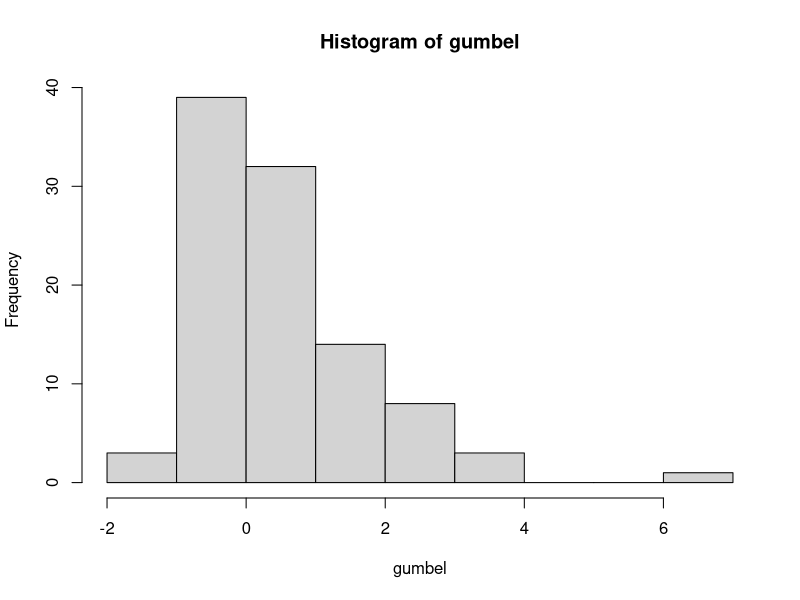
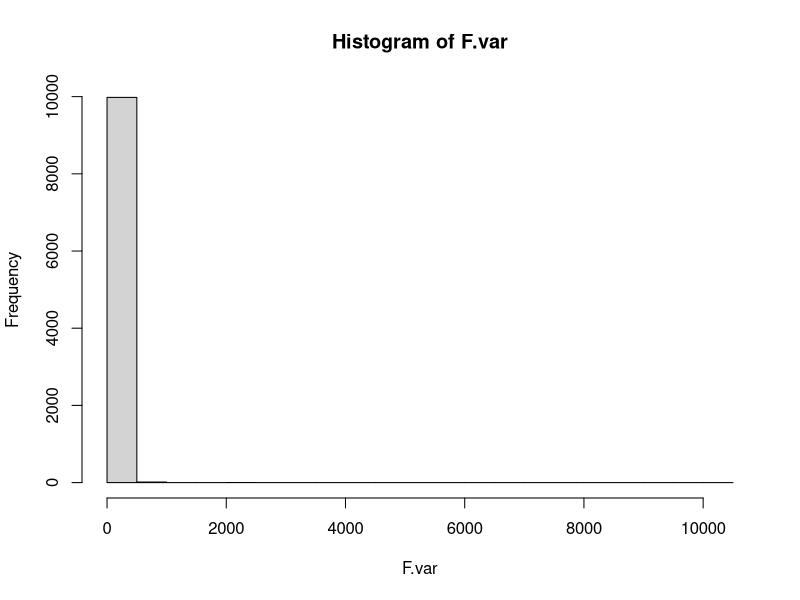
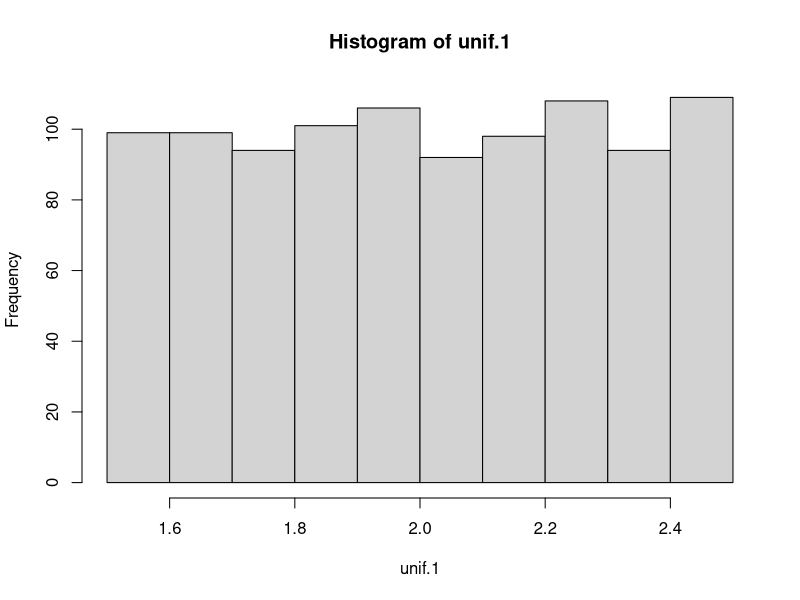
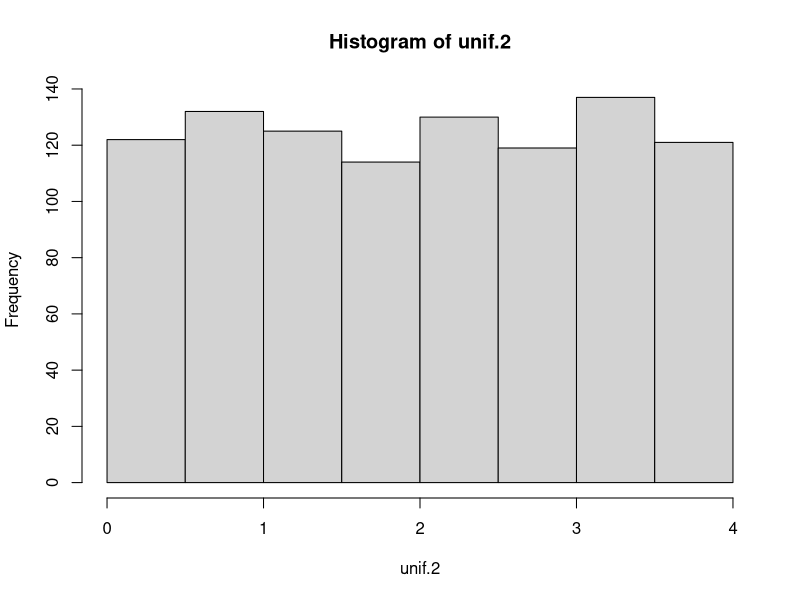
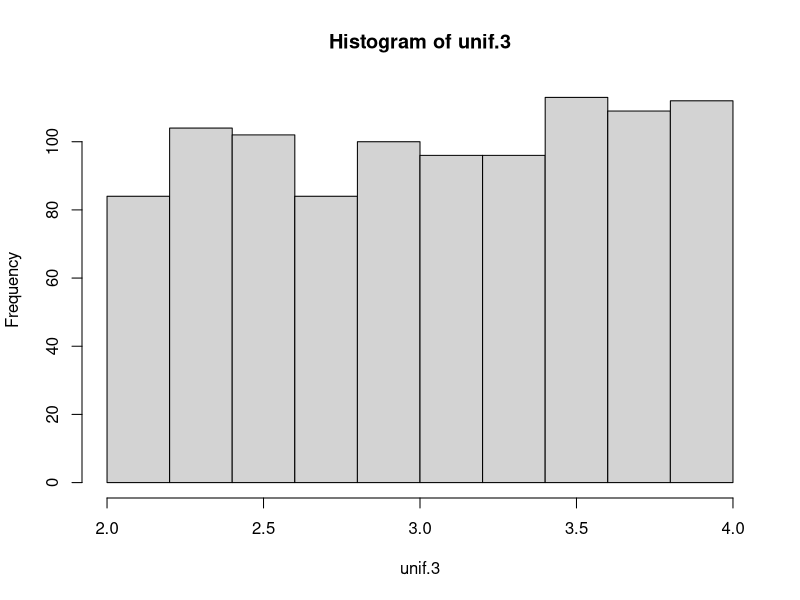
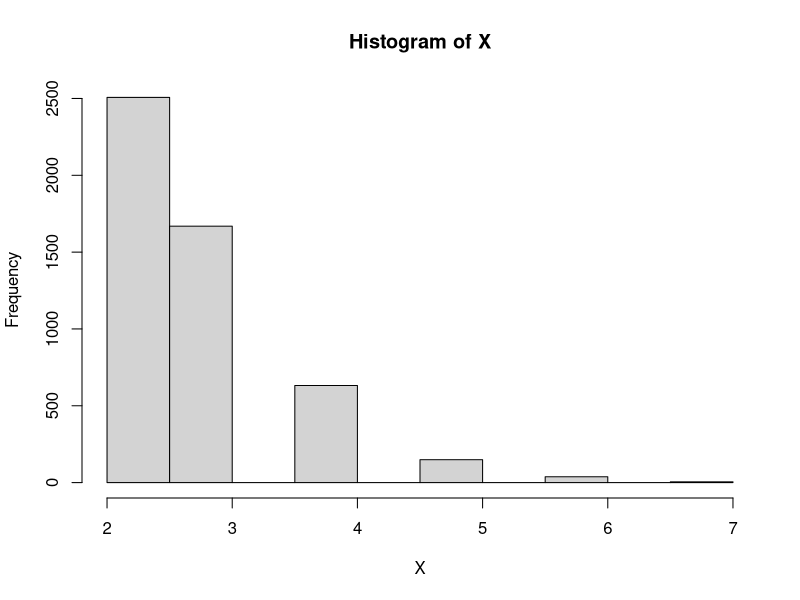

Here is the R script that generated these plots, in order:
## Exercicio 1 

# a - Distribuicao Pareto
# ref: http://www.eletrica.ufpr.br/pedroso/2012/TE816/Distribuicoes.pdf

pareto.func = function(alpha, beta, x){
  return((alpha*beta^alpha)/x^(alpha+1))
}

pareto.inversa = function(alpha, beta, x){
  return(beta/(1-x)^(1/alpha))
}

pareto.generator = function (alpha, beta, n) {
  u = runif(n)
  pareto = pareto.inversa(alpha, beta, u)
  return(pareto)
}

n = 1000
alpha = 1
beta = 1
pareto.gen = pareto.generator(alpha, beta, n)

ks.test(pareto.gen, pareto.func(alpha, beta, pareto.gen))

# b - Distribuicao Gumbel 

gumbel.func = function(x) {
  return (exp(-exp(-x)))
}

gumbel.inversa = function(x) {
  return (-log(-log(x)))
}

gumbel.generator = function(n){
  u = runif(n)
  gumbel = gumbel.inversa(u)
  return(gumbel)
}

n = 100
gumbel = gumbel.generator(n)

hist(gumbel)
ks.test(gumbel, gumbel.func)

# c - Distribuicao F 
# F pode ser descrita a partir de duas qui-quadrado

F.generator = function(d1,d2,n) {
  u1 = rchisq(n, d1)
  u2 = rchisq(n, d2)
  
  return ((u1/d1)/(u2/d2))
}

n = 10000
d1 = 5
d2 = 2

F.var = F.generator(d1,d2,n)
hist(F.var)


ks.test(F.var, df(F.var, d1, d2))

# d - Binomial Negativa 

k = 5
n = 100 
p = 0.3

#Gerador de Binomial Negativa: k sucessos, n experimentos, p probabilidade de sucesso
BN.generator = function(k, n, p){
  x = rep(0, n)
  y = rgeom(k*n,p)
  Y.geom = matrix(y,nrow=n,ncol=k)
  x = apply(Y.geom,1,sum)
  return(x)
}

bn = BN.generator(k,n,p)

# e - Multivariada


## Exercicio 2

# b

unif.generator = function(a, b, n){
  u = runif(n)
  x = a + b*u
  return(x)
}

# Gerar U[a-1/2;a+1/2] a partir de U[0,1]
# fx = 1*f0(x-(a+1/2))
# define a = 2

n = 1000
a = 2 - (1/2) # o a da locacao
b = 1 

unif.1 = unif.generator(a, b, n)
hist(unif.1)
summary(unif.1)

# Gerar U[0;b] a partir de U[0,1]
# fx = 1/b(f(x/b))
# a = 0, define b = 4

a = 0
b = 4

unif.2 = unif.generator(a, b, n)
hist(unif.2)

# Gerar U[a;b] a partir de U[0,1]
# fx = (1/(b-a))f0(x-a/(b-a))
# define a = 2, b = 4 
# a = a
# b = b-a

adef = 2
bdef = 4

a = adef
b = bdef-adef

unif.3 = unif.generator(a, b, n)
hist(unif.3)


## Exercicio 3 

# a - E(X)

# utilizando o metodo naive 

set.seed(205650)
nu = 100
nr = 5000
X = rep(0, nr)

for(i in 1:nr){ 
  u = runif(nu)
  j = 2
  x = u[1] + u[2]
  while(x <= 1){
    j = j+1
    x = x + u[j]
  }
  X[i] = j
}

# estimador
xbarra = mean(X)
xbarra
hist(X)
#[1] 2.708

# erro 
vn = (1/nr^2)*sum((X-xbarra)^2)
vn 
#[1] 0.001549472


# b - P(X>=10)

p_greater10 = sum(X>=10)/nr
p_greater10

# c - P(X=10)

p_greater10 = sum(X==10)/nr
p_greater10

